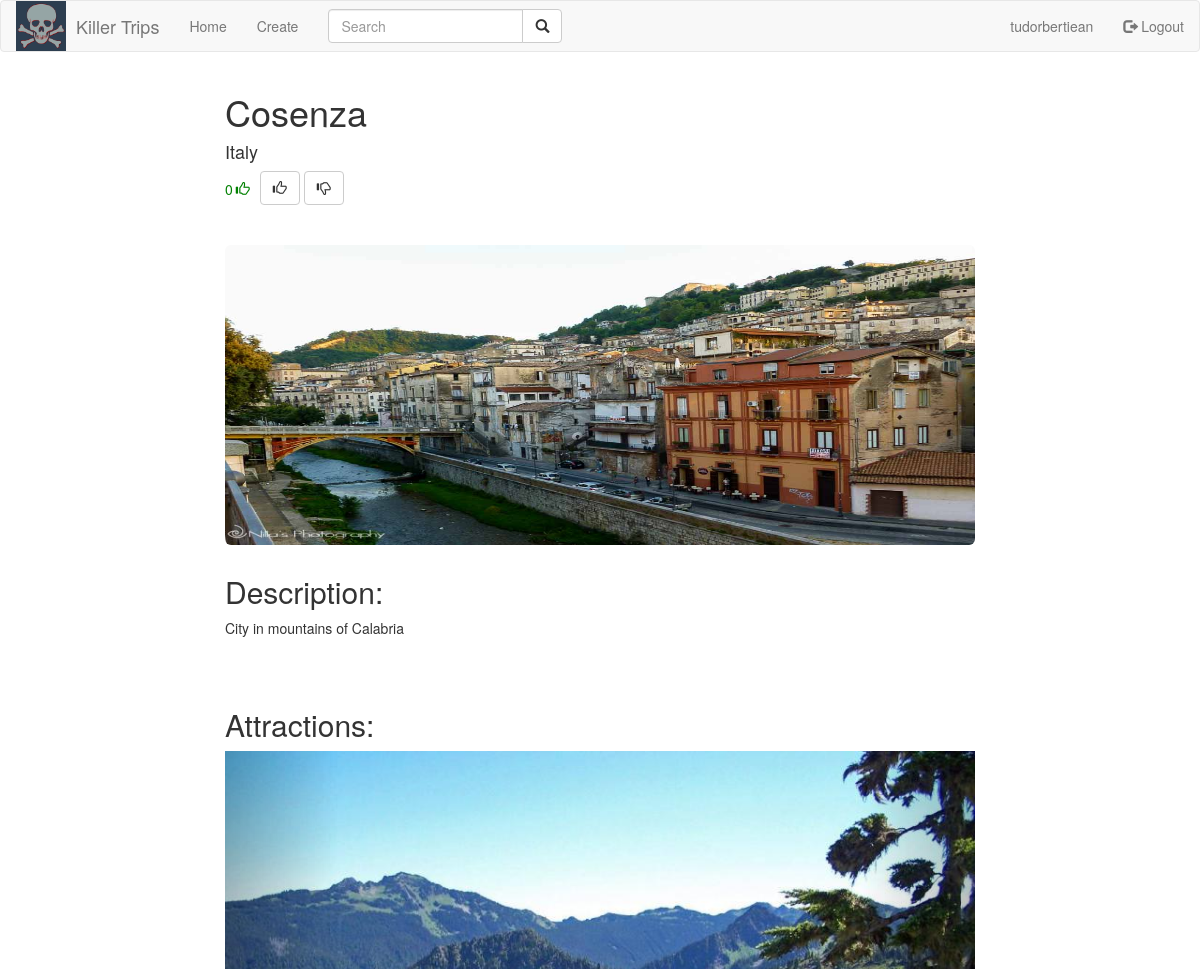
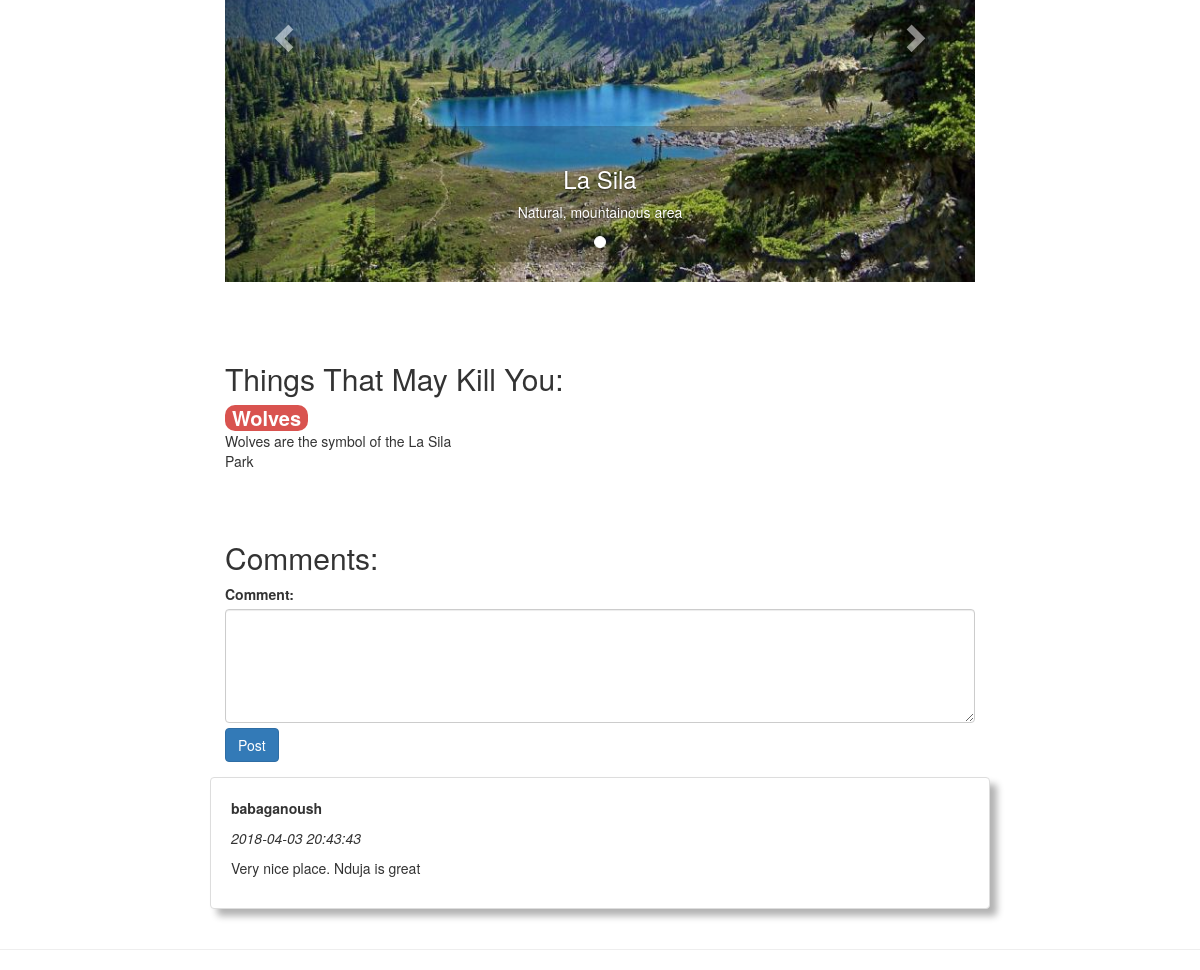
Page /src/views/city.php?cityid=52 (signed in) on the committed database (2 pictures, top to bottom).
### tables this page shows
CREATE TABLE `cities` (
  `cityid` int(11) NOT NULL,
  `city` varchar(100) NOT NULL,
  `description` varchar(1000) NOT NULL,
  `country` varchar(100) NOT NULL,
  `image` varchar(200) NOT NULL,
  `date` timestamp NOT NULL DEFAULT CURRENT_TIMESTAMP
);

CREATE TABLE `attractions` (
  `attractionid` int(11) NOT NULL,
  `image` varchar(200) NOT NULL,
  `name` varchar(200) NOT NULL,
  `description` varchar(1000) NOT NULL,
  `cityid` int(11) NOT NULL,
  `date` timestamp NOT NULL DEFAULT CURRENT_TIMESTAMP
);

CREATE TABLE `killinfo` (
  `killid` int(11) NOT NULL,
  `cityid` int(11) NOT NULL,
  `date` timestamp NOT NULL DEFAULT CURRENT_TIMESTAMP,
  `killtext` text NOT NULL,
  `killname` varchar(100) NOT NULL
);

CREATE TABLE `comments` (
  `commentid` int(11) NOT NULL,
  `date` timestamp NOT NULL DEFAULT CURRENT_TIMESTAMP,
  `userid` int(11) NOT NULL,
  `comment` varchar(400) NOT NULL,
  `cityid` int(11) NOT NULL
);

CREATE TABLE `users` (
  `userid` int(11) NOT NULL,
  `username` varchar(32) NOT NULL,
  `password` varchar(64) NOT NULL,
  `permission` varchar(32) NOT NULL
);

### src/php/Cities.php (called while the page is built, shortened)
<?php
class Cities {
    public static function getCityById($id){
		try {
            $db = Database::getConnection();
            $queryString = "SELECT * FROM `cities` WHERE `cityid` = $id";
            $result = $db->query($queryString);
            if (($result->num_rows)>0){
                $city = $result->fetch_assoc();
            } else {
                header("Location: /killer-trips/src/views/404.php");
            }
            return $city;
        }
        catch(mysqli_sql_exception $e){
            echo "Connection failed: " . $e->getMessage();
        }
    }
}
?>

### src/php/Votes.php (called while the page is built, shortened)
<?php
class Votes {
	public static function getVotesForCity($cityid){
		try {
            $db = Database::getConnection();
            $queryString = "SELECT count(case when cityid = $cityid and score = 1 then 1 end) as upvote, count(case when cityid = $cityid and score = -1 then 1 end) as downvote FROM vote";
            $result = $db->query($queryString);
            $row = $result->fetch_assoc();
            $upvotes = $row["upvote"];
            $downvote = $row["downvote"];
            $difference = (int)$upvotes - (int)$downvote;
        }
        catch(mysqli_sql_exception $e){
            echo "Connection failed: " . $e->getMessage();
        }
        return $difference;
    }
    public static function hasUserVoted($cityid, $userid){
		try {
            $db = Database::getConnection();
            $hasvoted = 0;
            $queryString = "SELECT * FROM `vote` where cityid = $cityid and userid = $userid";
            $result = $db->query($queryString);
        }
        catch(mysqli_sql_exception $e){
            echo "Connection failed: " . $e->getMessage();
        }
        return (int)$hasvoted;
    }
}
?>

### src/php/Attractions.php (called while the page is built, shortened)
<?php
class Attractions {
	public static function getAttractionsForCity($cityid){
		try {
            $db = Database::getConnection();
            $queryString = "SELECT * FROM `attractions` WHERE `cityid` = $cityid";
            $result = $db->query($queryString);
            $rows = array();
            while ($row = $result->fetch_assoc()) {
                array_push($rows, $row);
            }
        }
        catch(mysqli_sql_exception $e){
            echo "Connection failed: " . $e->getMessage();
        }
        return $rows;
    }
}
?>

### src/php/KillInfo.php (called while the page is built, shortened)
<?php
class KillInfo {
	public static function getKillInfoForCity($cityid){
		try {
            $db = Database::getConnection();
            $queryString = "SELECT * FROM `killinfo` WHERE `cityid` = $cityid";
            $result = $db->query($queryString);
            $rows = array();
            while ($row = $result->fetch_assoc()) {
                array_push($rows, $row);
            }
        }
        catch(mysqli_sql_exception $e){
            echo "Connection failed: " . $e->getMessage();
        }
        return $rows;
    }
}
?>

### src/php/Comments.php (called while the page is built, shortened)
<?php
class Comments {
	public static function getCommentsForCity($cityid){
		try {
            $db = Database::getConnection();
            $queryString = "SELECT * FROM `comments` WHERE `cityid` = $cityid ORDER BY `date` DESC";
            $result = $db->query($queryString);
            $rows = array();
            while ($row = $result->fetch_assoc()) {
                array_push($rows, $row);
            }
        }
        catch(mysqli_sql_exception $e){
            echo "Connection failed: " . $e->getMessage();
        }
        return $rows;
    }
}
?>

### src/php/User.php (called while the page is built, shortened)
<?php
class User {
	public static function getUserById($userid){
		try {
            $db = Database::getConnection();
            $queryString = "SELECT * FROM `users` WHERE `userid` = $userid";
            $result = $db->query($queryString);
            $user = $result->fetch_assoc();
        }
        catch(mysqli_sql_exception $e){
            echo "Connection failed: " . $e->getMessage();
        }
        return $user;
    }
}
?>

### src/views/city.php (the view, shortened to what this page needs)
<?php
    include("../php/Cities.php");
    include("../php/Attractions.php");
    include("../php/KillInfo.php");
    include("../php/Comments.php");
    include("../php/Votes.php");
    $city = Cities::getCityById($_GET["cityid"]);
    $hasvoted = Votes::hasUserVoted($_GET["cityid"], $_SESSION['userid']);
    $votescore = Votes::getVotesForCity($_GET["cityid"]);
    $attractions = Attractions::getAttractionsForCity($_GET["cityid"]);
    $killinfo = KillInfo::getKillInfoForCity($_GET["cityid"]);
    $comments = Comments::getCommentsForCity($_GET["cityid"]);
?>
<!DOCTYPE html>
    <head>
        <link rel="stylesheet" href="https://maxcdn.bootstrapcdn.com/bootstrap/3.3.7/css/bootstrap.min.css">
        <link rel="stylesheet" href="../css/cities.css">
    </head>
    <body>
      <nav class="navbar navbar-default">
        <div class="container-fluid">
          <div class="navbar-header">
            <a href="homepage.php" class="navbar-left"><img style="width: 50px; height:50px; margin-right: 10px;" src="../images/logo.jpg"></a>
            <a class="navbar-brand" href="homepage.php">Killer Trips</a>
          </div>
          <ul class="nav navbar-nav">
            <li><a href="homepage.php">Home</a></li>
          </ul>
          <?php
          if (isset($_SESSION['loggedin']) && $_SESSION['loggedin'] == true){
              ?>
            <ul class="nav navbar-nav">
              <li><a href="create.php">Create</a></li>
            </ul>
          <?php
            }
          ?>
          <?php
            if (isset($_SESSION['loggedin']) && $_SESSION['loggedin'] == true){
                ?>
                <ul class="nav navbar-nav navbar-right">
                  <li><a href="#"><?php echo $_SESSION['username'];?></a></li>
                  <li><a href="/killer-trips/src/php/Logout.php"><span class="glyphicon glyphicon-log-out"></span> Logout</a></li>
                </ul>
                <?php
              }
            ?>
          <form class="navbar-form navbar-left" method="get" action="list_cities.php">
            <div class="input-group">
              <input type="text" name="keyword" id="keyword" class="form-control" placeholder="Search">
              <div class="input-group-btn">
                <button class="btn btn-default" type="submit">
                  <i class="glyphicon glyphicon-search"></i>
                </button>
              </div>
            </div>
          </form>
        </div>
      </nav>
      <div class="container">
        <div class="row row-offcanvas row-offcanvas-right">
          <div class="col-md-offset-2 col-md-8">
            <h1><?php echo $city["city"]?></h1>
            <h4><?php echo $city["country"]?></h4>
            <p class="votescore" style="color: <?PHP echo ($votescore >= 0)? 'green': 'red'; ?>"><?php echo $votescore?></p>
            <span class="voteicon" style="color: <?PHP echo ($votescore >= 0)? 'green': 'red'; ?>"><i class="glyphicon <?PHP echo ($votescore >= 0)? 'glyphicon-thumbs-up': 'glyphicon-thumbs-down'; ?>"></i></span>
            <?php
            if (isset($_SESSION['loggedin']) && $_SESSION['loggedin'] == true){
                ?>
              <div class="votebuttons">
                <button class="btn btn-default up-button <?PHP echo ($hasvoted == 1)? "disabled hasvoted":(($hasvoted==-1)?"disabled":""); ?>" type="submit">
                    <i class="glyphicon glyphicon-thumbs-up"></i>
                </button>
                <button class="btn btn-default down-button <?PHP echo ($hasvoted == 1)? "disabled":(($hasvoted==-1)?"disabled hasvoted":""); ?>" type="submit">
                    <i class="glyphicon glyphicon-thumbs-down"></i>
                </button>
              </div>
              <?php
            }
            ?>
            <br>
            <br>
            <div class="jumbotron" style="background-image: url(../images/<?php echo $city["image"]?>);"></div>
            <h2>Description:</h2>
            <p><?php echo $city["description"]?></p>
            <br>
            <br>
            <h2>Attractions:</h2>
            <div id="attractionCarousel" class="carousel slide" data-interval="false">
              <ol class="carousel-indicators">
                <?php
                    $arrlength = count($attractions);
                    for($x = 0; $x < $arrlength; $x++) {
                      ?>
                      <li data-target="#myCarousel" data-slide-to="<?php $x ?>" class="<?PHP echo ($x == 0)? 'active': ''; ?>"></li>
                      <?php
                    }
                ?>
              </ol>
              <div class="carousel-inner">
              <?php
                    $arrlength = count($attractions);
                    for($x = 0; $x < $arrlength; $x++) {
                      $attraction = $attractions[$x];
                      ?>
                      <div class="item <?PHP echo ($x == 0)? 'active': ''; ?>">
                        <img src="../images/attractions/<?php echo $attraction['image'] ?>">
                        <div class="carousel-caption">
                          <h3><?php echo $attraction["name"]?></h3>
                          <p><?php echo $attraction['description'] ?></p>
                        </div>
                      </div>
                    <?php
                    }
                ?>
              </div>
              <a class="left carousel-control" href="#attractionCarousel" data-slide="prev">
                <span class="glyphicon glyphicon-chevron-left"></span>
              </a>
              <a class="right carousel-control" href="#attractionCarousel" data-slide="next">
                <span class="glyphicon glyphicon-chevron-right"></span>
              </a>
            </div>
            <br>
            <br>
            <br>
            <h2>Things That May Kill You:</h2>
            <div class="row">
              <?php
                $arrlength = count($killinfo);
                for($x = 0; $x < $arrlength; $x++) {
                  $info = $killinfo[$x];
                  ?>
                  <div class="col-6 col-lg-4 city">
                    <strong><span class="badge progress-bar-danger"><?php echo $info['killname']?></span></strong>
                    <p class="kill-description"><?php echo $info['killtext']?></p>
                  </div>
                  <?php
                }
              ?>
            </div>
            <br>
            <br>
            <h2>Comments:</h2>
            <?php
            if (isset($_SESSION['loggedin']) && $_SESSION['loggedin'] == true){
              $userid = $_SESSION["userid"];
              $cityid = $city["cityid"];
              ?>
              <form role="form" method="post" action="../php/AddComment.php?cityid=<?php echo $cityid?>&userid=<?php echo $userid?>">
                <div class="form-group">
                  <label for="comment">Comment:</label>
                  <textarea class="form-control" rows="5" name="comment" id="comment"></textarea>
                  <button style="margin-top:5px;" type="submit" class="btn btn-primary">Post</button>
                </div>
              </form>
              <?php
            }
            ?>
            <?php
                $arrlength = count($comments);
                for($x = 0; $x < $arrlength; $x++) {
                    $comment = $comments[$x];
                    include_once("../php/User.php");
                    $user = User::getUserById($comment["userid"]);
                    ?>
                    <div class="row">
                        <div class="panel panel-white panel-shadow">
                            <p><b><?php echo $user["username"]?></b></p>
                            <p><i><?php echo $comment["date"]?></i></p>
                            <p><?php echo strip_tags($comment["comment"],"?")?></p>
                        </div>
                    </div>
                    <?php
                  }
            ?>
            </div>
          </div>
        </div>
        <hr>
    </body>
</html>

### src/css/cities.css (style rules this page uses)
.jumbotron { height: 300px; -webkit-background-size: 100% 100%; -moz-background-size: 100% 100%; -o-background-size: 100% 100%; background-size: 100% 100%; }
.panel-shadow { padding: 20px; }
.panel-shadow { box-shadow: rgba(0, 0, 0, 0.3) 7px 7px 7px; }
.panel-white { border: 1px solid #dddddd; }
@media screen and (min-width: 768px) { .carousel-caption { color: #fff; background-color: rgba(0, 0, 0, 0.2); } }
.carousel-inner > .item > img { margin: 0 auto; }
.badge { font-size: 20px; }
.votescore { float: left; margin-top: 8px; margin-right: 3px; }
.voteicon { margin-top: 8px; margin-right: 10px; float: left; }

### rows in the picture
cities: city "Cosenza", country "Italy", image (picture), description "City in mountains of Calabria"
attractions: image (picture), name "La Sila", description "Natural, mountainous area"
killinfo: killname "Wolves", killtext "Wolves are the symbol of the La Sila Park"
comments: userid.username "babaganoush", date "2018-04-03 20:43:43", comment "Very nice place. Nduja is great"

### other values in the picture
$_SESSION['username'] "tudorbertiean"
$votescore "0"
